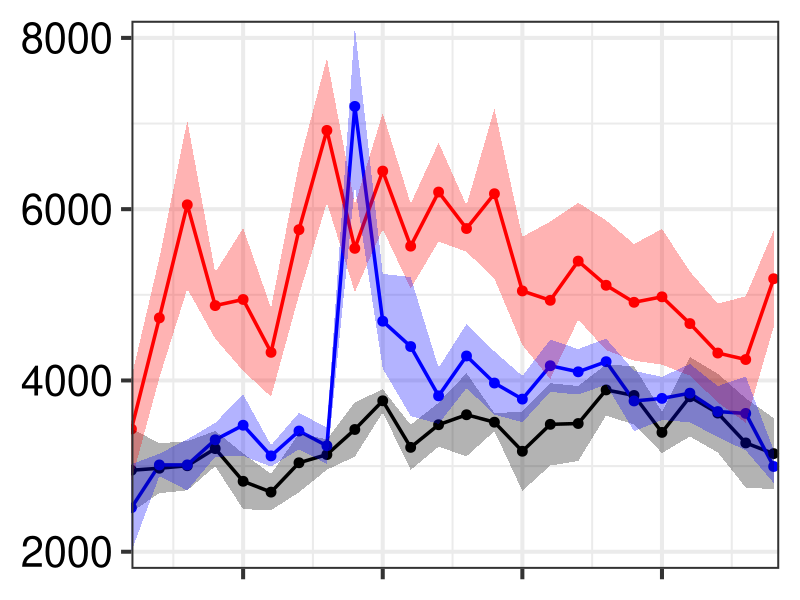

This figure's R source:
rm(list = ls(envir = globalenv()), envir = globalenv())

# Set working directory to script location (RStudio only)
if (requireNamespace("rstudioapi", quietly = TRUE))
  setwd(dirname(rstudioapi::getSourceEditorContext()$path))

# Load/install required packages
for (pkg in c("ggplot2", "openxlsx", "tidyverse", "reshape2", "rstatix"))
  if (!require(pkg, character.only = TRUE)) install.packages(pkg)

# Read and reshape data for plot
data <- read.csv("OF_TotalDist.csv")
x1 <- data[, 22:24]; x2 <- data[, 28:30]
df <- data.frame(
  Days = rep(1:24, 3),
  StimType = rep(c("NoStim", "Stimx3+2wks", "Stimx10+2wks"), each = 24),
  Mean = reshape2::melt(x1)[, 2],
  SEM  = reshape2::melt(x2)[, 2]
)

# Plot and save
g <- ggplot(df, aes(x = Days, y = Mean, color = StimType)) +
  geom_line(linewidth = 1.2) +
  geom_point(size = 3) +
  geom_ribbon(aes(ymin = Mean - SEM, ymax = Mean + SEM, fill = StimType, colour = StimType),
              alpha = 0.3, linetype = "blank") +
  theme_bw(base_size = 30) +
  theme(legend.position = 'none',
        axis.title = element_blank(),
        axis.text.x = element_blank(),
        axis.text.y = element_text(size = 30, colour = "black")) +
  scale_colour_manual(values = c("black", "red", "blue")) +
  scale_fill_manual(values = c("black", "red", "blue")) +
  scale_x_continuous(expand = c(0, 0), limits = c(1, 24.2)) +
  scale_y_continuous(expand = c(0, 0), limits = c(1800, 8200))

ggsave("OF_TotalDist.png", g, width = 9, height = 6.5, dpi = 300)

# Prepare data for ANOVA
data <- data[, 4:21]
data[] <- lapply(data, as.numeric)
rownames(data) <- paste0("Day", 1:24)
data$rowname <- rownames(data)
data <- cbind(reshape2::melt(data),
              rep(c("NoStim", "Stimx3", "Stimx10"), each = 24 * 6))
colnames(data) <- c("Day", "mouseID", "Value", "StimType")

# Repeated 2-way ANOVA
res.aov <- anova_test(data = data, dv = Value, wid = mouseID,
                      between = StimType, within = Day)
anova_tbl <- get_anova_table(res.aov)

# Post-hoc tests
pwc <- data %>%
  group_by(Day) %>%
  pairwise_t_test(Value ~ StimType, paired = FALSE, p.adjust.method = "bonferroni")

# Save both results to Excel
openxlsx::write.xlsx(list(ANOVA = anova_tbl, PostHoc = pwc),
                     file = "OF_stat.xlsx", rowNames = FALSE)

# End of program
